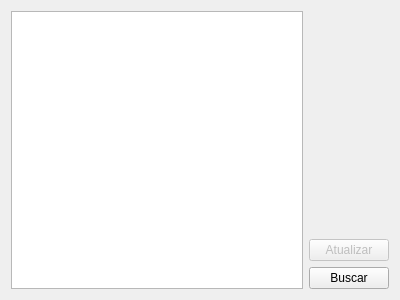
<?xml version="1.0" encoding="UTF-8"?>
<ui version="4.0">
 <class>Dialog</class>
 <widget class="QDialog" name="Dialog">
  <property name="geometry">
   <rect>
    <x>0</x>
    <y>0</y>
    <width>400</width>
    <height>300</height>
   </rect>
  </property>
  <property name="windowTitle">
   <string>Dialog</string>
  </property>
  <layout class="QHBoxLayout" name="horizontalLayout_2">
   <item>
    <widget class="QTextEdit" name="teUpdater"/>
   </item>
   <item>
    <layout class="QVBoxLayout" name="verticalLayout">
     <item>
      <spacer name="verticalSpacer">
       <property name="orientation">
        <enum>Qt::Orientation::Vertical</enum>
       </property>
       <property name="sizeHint" stdset="0">
        <size>
         <width>20</width>
         <height>40</height>
        </size>
       </property>
      </spacer>
     </item>
     <item>
      <widget class="QPushButton" name="btnUpdate">
       <property name="enabled">
        <bool>false</bool>
       </property>
       <property name="text">
        <string>Atualizar</string>
       </property>
      </widget>
     </item>
     <item>
      <widget class="QPushButton" name="btnSearch">
       <property name="text">
        <string>Buscar</string>
       </property>
      </widget>
     </item>
    </layout>
   </item>
  </layout>
 </widget>
 <resources/>
 <connections/>
</ui>
